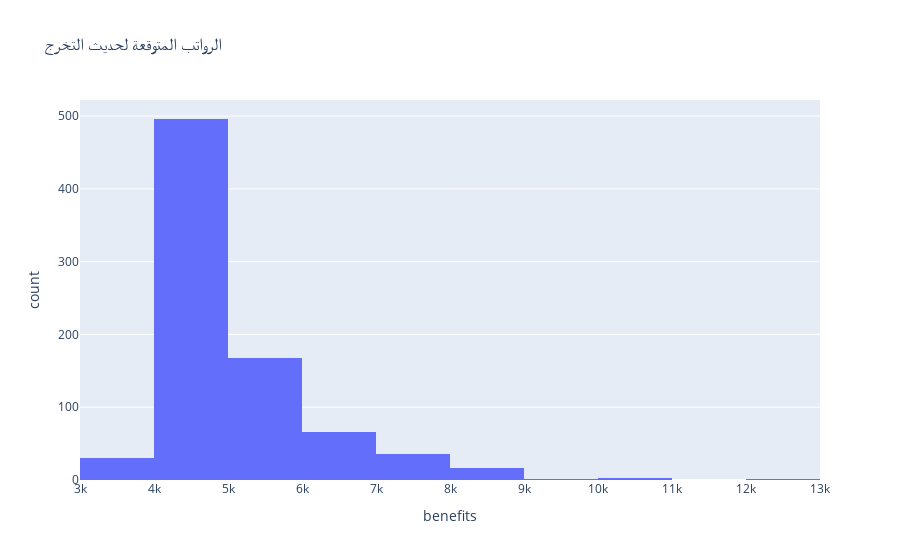

The cell this chart's notebook holds for it:
### Code cell
fig = px.histogram(df_fresh, x="benefits", title="الرواتب المتوقعة لحديث التخرج", nbins=10)  # Adjust nbins for bin size
fig.show()

### Figure 1 — Plotly figure (JSON) as saved in the notebook; plotly's stock layout.template omitted (floating-point values rounded to 4 significant figures; data arrays with more than 128 entries replaced by an {"elided": "..."} marker saying what was removed)
{"data": [{"alignmentgroup": "True", "bingroup": "x", "hovertemplate": "benefits=%{x}<br>count=%{y}<extra></extra>", "legendgroup": "", "marker": {"color": "#636efa", "pattern": {"shape": ""}}, "name": "", "nbinsx": 10, "offsetgroup": "", "orientation": "v", "showlegend": false, "type": "histogram", "x": {"elided": "817 int values"}, "xaxis": "x", "yaxis": "y"}], "layout": {"autosize": true, "barmode": "relative", "legend": {"tracegroupgap": 0}, "title": {"text": "الرواتب المتوقعة لحديث التخرج"}, "xaxis": {"anchor": "y", "autorange": true, "domain": [0, 1], "range": [3000.0, 13000.0], "title": {"text": "benefits"}, "type": "linear"}, "yaxis": {"anchor": "x", "autorange": true, "domain": [0, 1], "range": [0, 522.1], "title": {"text": "count"}}}}
